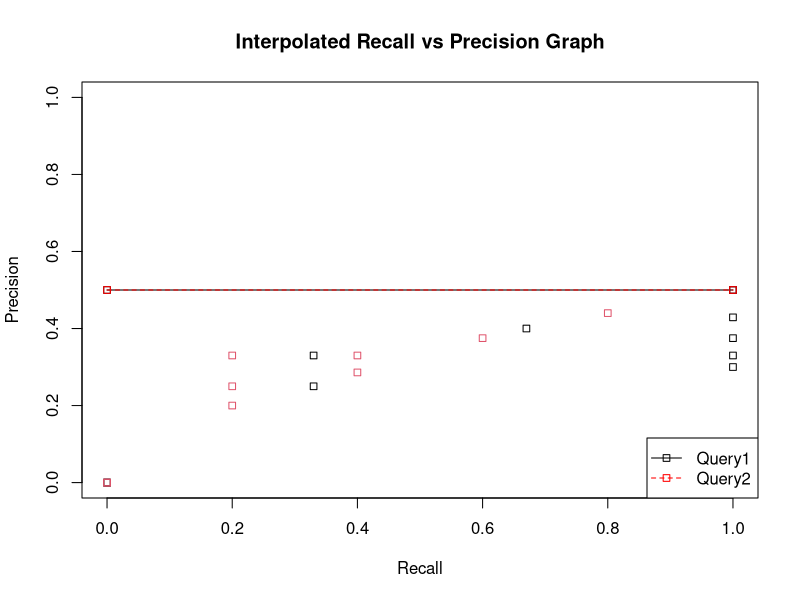

This figure's R source:
query_merge <- read.csv("QueryMerge.csv", header = TRUE)
query2 <- read.csv("Interpolated_query2.csv", header = TRUE)
query1 <- read.csv("Interpolated_query1.csv", header = TRUE)

query1$Recall
plot(query_merge$Recall, query_merge$Precision,xlab = "Recall", ylab = "Precision",ylim=c(0,1)
     ,main = "Interpolated Recall vs Precision Graph", pch=22, col = query_merge$Type)

lines(query1$Recall,query1$Precision,type = "o",col = "black", pch = 22, lty = 1)
lines(query2$Recall,query2$Precision,type = "o",col = "red", pch = 22 ,lty = 2)

legend("bottomright", c("Query1","Query2"), col=c("black", "red"),pch=22, lty=1:2)